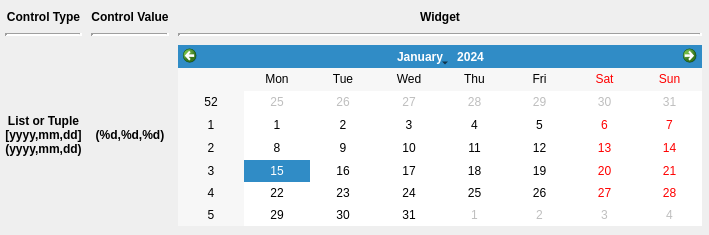
<?xml version="1.0" encoding="UTF-8"?>
<ui version="4.0">
 <class>MainWindow</class>
 <widget class="QMainWindow" name="MainWindow">
  <property name="enabled">
   <bool>true</bool>
  </property>
  <property name="geometry">
   <rect>
    <x>0</x>
    <y>0</y>
    <width>709</width>
    <height>235</height>
   </rect>
  </property>
  <property name="sizePolicy">
   <sizepolicy hsizetype="MinimumExpanding" vsizetype="MinimumExpanding">
    <horstretch>0</horstretch>
    <verstretch>0</verstretch>
   </sizepolicy>
  </property>
  <property name="windowTitle">
   <string>AVC Qt4 calendar example</string>
  </property>
  <widget class="QWidget" name="centralwidget">
   <property name="autoFillBackground">
    <bool>true</bool>
   </property>
   <widget class="QWidget" name="gridLayoutWidget">
    <property name="geometry">
     <rect>
      <x>0</x>
      <y>0</y>
      <width>707</width>
      <height>231</height>
     </rect>
    </property>
    <layout class="QGridLayout" name="gridLayout" rowstretch="0,0,0,0">
     <property name="sizeConstraint">
      <enum>QLayout::SetNoConstraint</enum>
     </property>
     <property name="leftMargin">
      <number>5</number>
     </property>
     <property name="topMargin">
      <number>10</number>
     </property>
     <property name="rightMargin">
      <number>5</number>
     </property>
     <property name="bottomMargin">
      <number>5</number>
     </property>
     <property name="spacing">
      <number>9</number>
     </property>
     <item row="3" column="1">
      <widget class="QLabel" name="calendar_value__label">
       <property name="text">
        <string>&lt;b&gt;(%d,%d,%d)&lt;/b&gt;</string>
       </property>
       <property name="alignment">
        <set>Qt::AlignCenter</set>
       </property>
      </widget>
     </item>
     <item row="0" column="2">
      <widget class="QLabel" name="label_2">
       <property name="text">
        <string>&lt;b&gt;Widget&lt;/b&gt;</string>
       </property>
       <property name="textFormat">
        <enum>Qt::RichText</enum>
       </property>
       <property name="alignment">
        <set>Qt::AlignCenter</set>
       </property>
      </widget>
     </item>
     <item row="0" column="0">
      <widget class="QLabel" name="label">
       <property name="text">
        <string>&lt;b&gt;Control Type&lt;/b&gt;</string>
       </property>
       <property name="textFormat">
        <enum>Qt::RichText</enum>
       </property>
       <property name="alignment">
        <set>Qt::AlignCenter</set>
       </property>
      </widget>
     </item>
     <item row="3" column="0">
      <widget class="QLabel" name="label_5">
       <property name="text">
        <string>&lt;b&gt;List or Tuple&lt;br&gt;[yyyy,mm,dd]&lt;br&gt;(yyyy,mm,dd)&lt;/b&gt;</string>
       </property>
       <property name="alignment">
        <set>Qt::AlignCenter</set>
       </property>
      </widget>
     </item>
     <item row="3" column="2">
      <widget class="QCalendarWidget" name="calendar_value__calendar"/>
     </item>
     <item row="2" column="1">
      <widget class="Line" name="line_2">
       <property name="lineWidth">
        <number>3</number>
       </property>
       <property name="orientation">
        <enum>Qt::Horizontal</enum>
       </property>
      </widget>
     </item>
     <item row="2" column="0">
      <widget class="Line" name="line">
       <property name="lineWidth">
        <number>3</number>
       </property>
       <property name="orientation">
        <enum>Qt::Horizontal</enum>
       </property>
      </widget>
     </item>
     <item row="0" column="1">
      <widget class="QLabel" name="label_3">
       <property name="text">
        <string>&lt;b&gt;Control Value&lt;/b&gt;</string>
       </property>
       <property name="textFormat">
        <enum>Qt::RichText</enum>
       </property>
       <property name="alignment">
        <set>Qt::AlignCenter</set>
       </property>
      </widget>
     </item>
     <item row="2" column="2">
      <widget class="Line" name="line_3">
       <property name="lineWidth">
        <number>3</number>
       </property>
       <property name="orientation">
        <enum>Qt::Horizontal</enum>
       </property>
      </widget>
     </item>
    </layout>
   </widget>
  </widget>
 </widget>
 <resources/>
 <connections/>
</ui>
